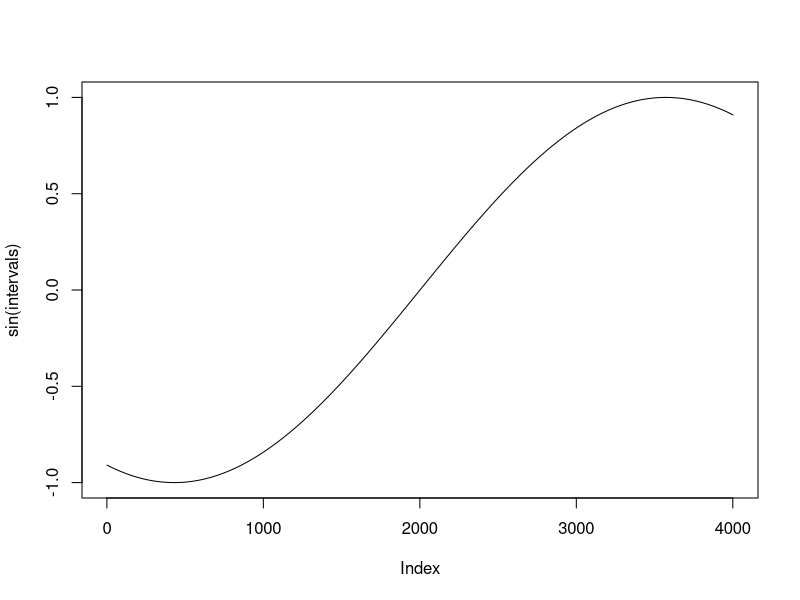
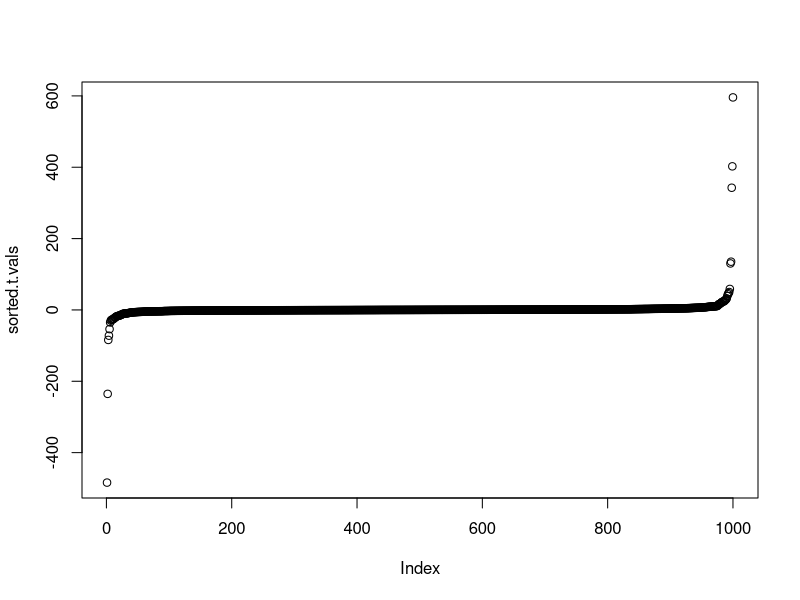
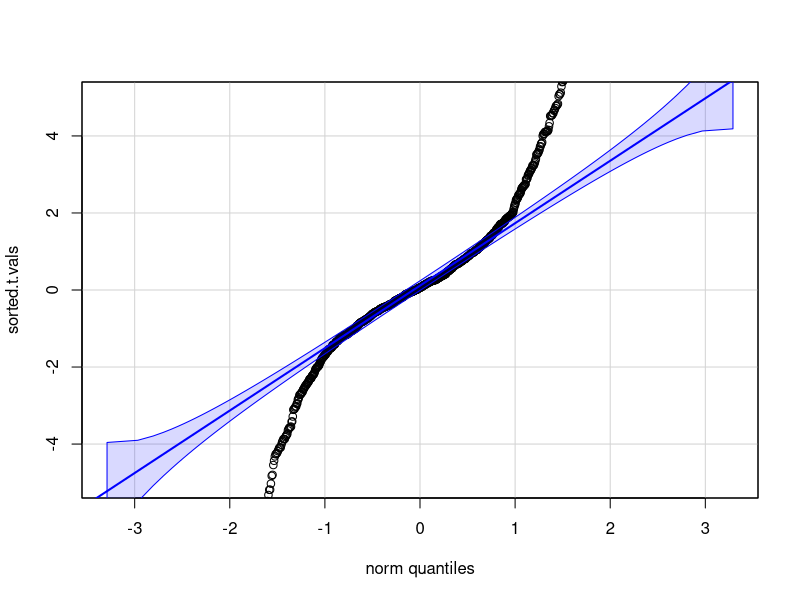
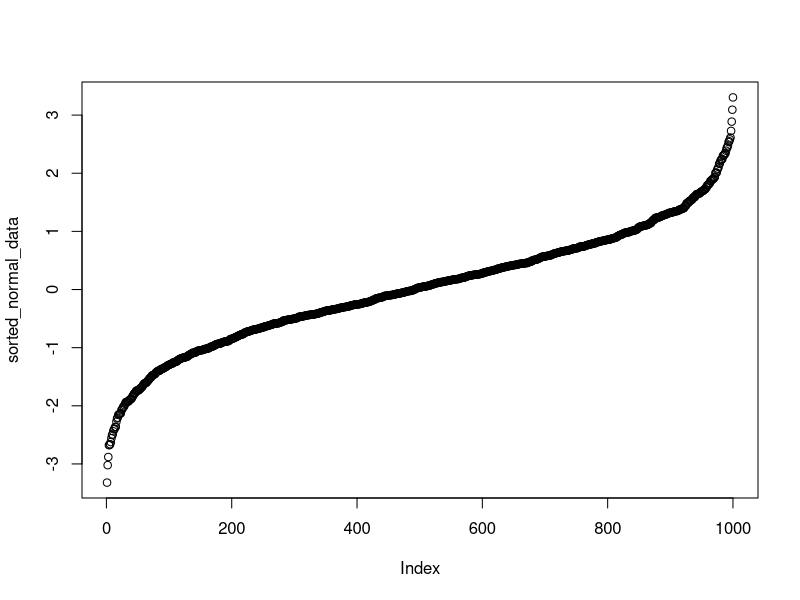
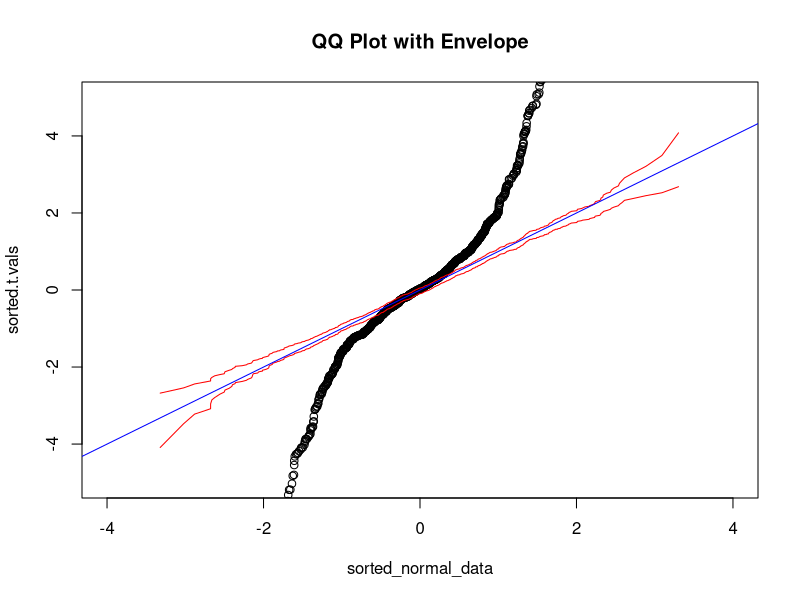
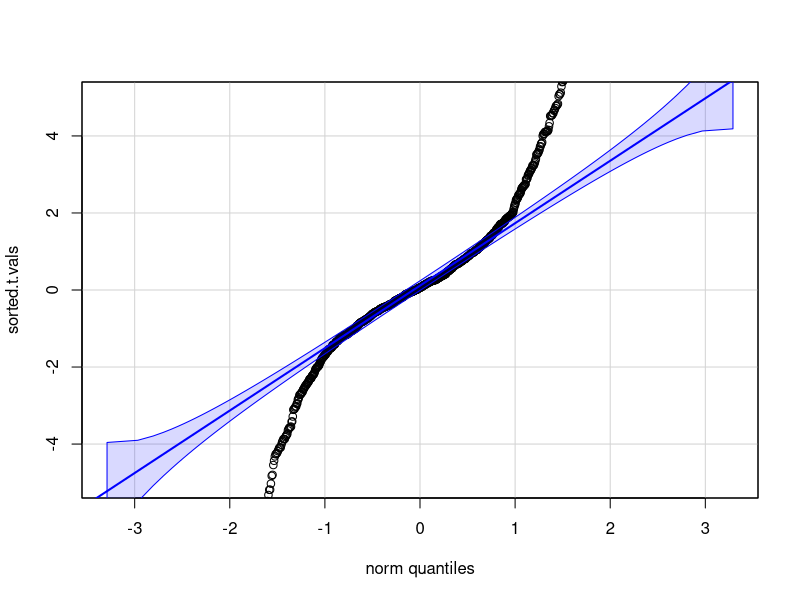

Here is the R script that generated these plots, in order:
## ---- chunk 1
# Import car library for question 5

library(car)
## ---- chunk 2
intervals <- seq(-2,2,0.001)
plot(sin(intervals),type="l")
## ---- chunk 3
# Generating the 1000 t-values
set.seed(100)
t.vals <- rt(1000,1)
sorted.t.vals <- sort(t.vals)
plot(sorted.t.vals)
## ---- chunk 4
qqPlot(sorted.t.vals, envelope = 0.95, ylim = c(-5, 5))
## ---- chunk 5
# Generating a normally distributed data set to use as theoretical quantile values
set.seed(100)
normal_data <- rnorm(1000)
sorted_normal_data <- sort(normal_data)
plot(sorted_normal_data)
## ---- chunk 6
# creating matrix to simulate more normal data
normal_data_matrix <- matrix(rnorm(1000*1000), nrow = 1000, ncol = 1000)
## ---- chunk 7
# found upper and lower probability bands for the envelop
sorted_normal_data_matrix <- t(apply(normal_data_matrix,1,sort))
upper_ci <- matrix(nrow = 1000)
lower_ci <- matrix(nrow = 1000)
for (i in 1:1000){
  upper_ci[i]= quantile(sorted_normal_data_matrix[,i],0.975)
}
for (i in 1:1000){
  lower_ci[i]= quantile(sorted_normal_data_matrix[,i],0.025)
}
## ---- chunk 8
# Created QQ Plot with envelope
plot(sorted_normal_data, sorted.t.vals,
     main = "QQ Plot with Envelope",
     xlim = c(-4, 4),
     ylim = c(-5, 5)
     )
lines(sorted_normal_data, upper_ci, col = "red")
lines(sorted_normal_data, lower_ci, col = "red")
abline(0,1,col="blue")
## ---- chunk 9
# Comparison to qqPlot
qqPlot(sorted.t.vals, envelope = 0.95, ylim = c(-5, 5))
